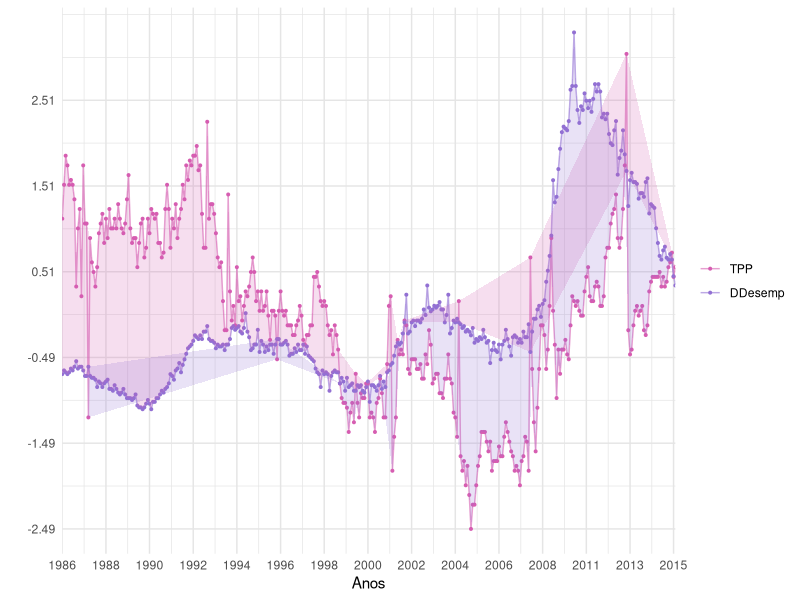
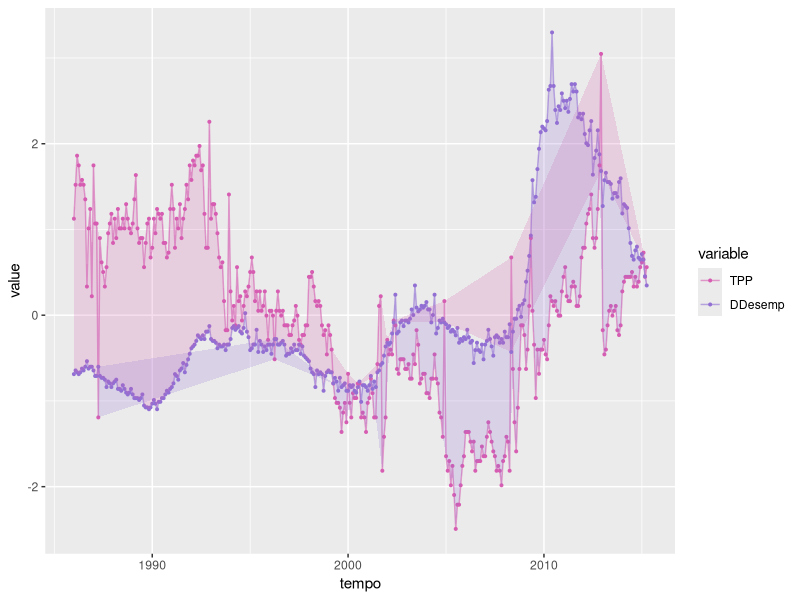

Reproduce these figures in R, in order.
library(readxl)
library(tidyverse)
library(reshape2)

df <- read_excel("econ.xlsx")[223:574, c(1, 4:5)]

# Apply variable transformation
stdd_tpp = sd(df[[2]], na.rm = TRUE)
mean_tpp = mean(df[[2]], na.rm = TRUE)

stdd_ddesemp = sd(df[[3]], na.rm = TRUE)
mean_ddesemp = mean(df[[3]], na.rm = TRUE)

for(i in 1:nrow(df)) {    
  df[i, 2] <- (df[i, 2] - mean_tpp)/stdd_tpp
  df[i, 3] <- (df[i, 3] - mean_ddesemp)/stdd_ddesemp
}

# Plot
# Convert to a melted data frame
meltdf <- melt(df, id="tempo")

# New data frame with the minimum of the two series and the difference
df$min_val <- pmin(df$tpp, df$ddesemp)
df$diff_val <- ifelse(df$tpp > df$ddesemp, df$tpp - df$ddesemp, df$ddesemp - df$tpp)

# Create plot
plot <- ggplot() +
geom_line(data = meltdf, aes(x=tempo, y=value, colour=variable, group=variable), linewidth=0.5, alpha=0.6) +
geom_point(data = meltdf, aes(x=tempo, y=value, colour=variable, group=variable), size=0.7) +
geom_ribbon(data = subset(df, tpp > ddesemp), aes(x=tempo, ymin=min_val, ymax=min_val+diff_val), alpha=0.2, fill="#D65DB1") +
geom_ribbon(data = subset(df, tpp <= ddesemp), aes(x=tempo, ymin=min_val, ymax=min_val+diff_val), alpha=0.2, fill="#9270D3") +
scale_color_manual(values=c("#D65DB1", "#9270D3"), labels=c("TPP", "DDesemp")) 

# Add theming
lims <- as.POSIXct(strptime(c("1986-01-01","2015-04-01"), format = "%Y-%m-%d"))   
scaleFUN <- function(x) sprintf("%.2f", x)

plot + 
    theme_minimal() +
    theme(legend.position = "right",
          legend.title = element_blank(),
          panel.grid.major = element_line(colour = "grey90"),
          panel.grid.minor = element_line(colour = "grey90")) +
    labs(y = "", x = "Anos") +
    scale_x_datetime(date_labels = "%Y",
                     date_breaks = "25 month",
                     limits = lims,
                     expand = expansion(add = c(0,0))) +
   scale_y_continuous(labels=scaleFUN, breaks = seq(min(meltdf$value, na.rm = TRUE), max(meltdf$value, na.rm = TRUE), by = 1))

print(plot)
